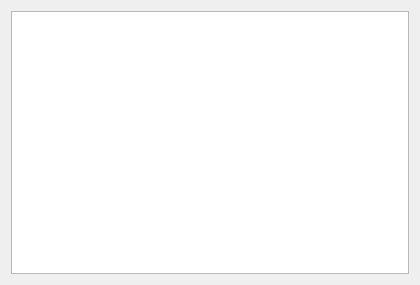
<?xml version="1.0" encoding="UTF-8"?>
<ui version="4.0">
 <class>OutputHotelRoom</class>
 <widget class="QDialog" name="OutputHotelRoom">
  <property name="geometry">
   <rect>
    <x>0</x>
    <y>0</y>
    <width>420</width>
    <height>285</height>
   </rect>
  </property>
  <property name="windowTitle">
   <string>Dialog</string>
  </property>
  <layout class="QGridLayout" name="gridLayout">
   <item row="0" column="0">
    <widget class="QListWidget" name="HotelRoomLW"/>
   </item>
  </layout>
 </widget>
 <resources/>
 <connections/>
</ui>
